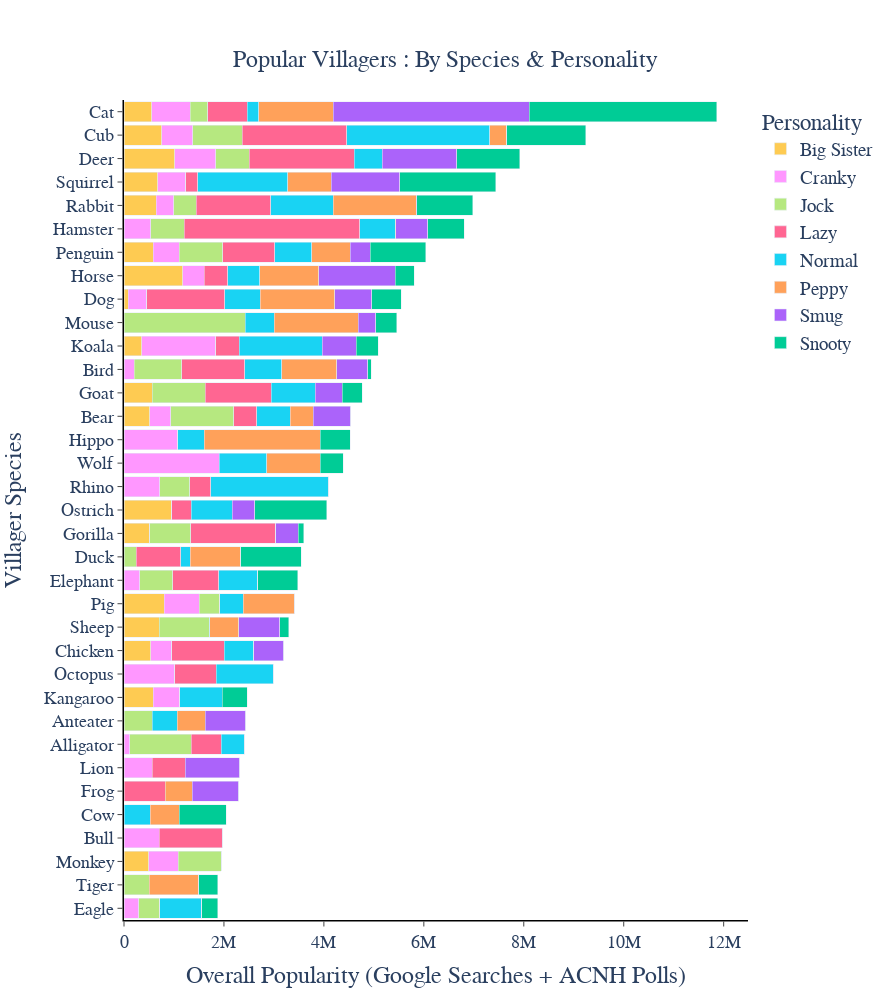

This figure's notebook cell:
### Code cell
fig2 = px.bar(personality_species, color="Personality",title= "Popular Villagers: What Species are they?",
              color_discrete_sequence=px.colors.qualitative.Plotly_r,orientation='h')
fig2.update_traces(textfont_size=18,width=0.85)
fig2.update_layout(font=dict(size=20),title_font_size=24,legend_font_size=19,width=1000,height=600,font_family="Courier",yaxis_title="Villager Species",xaxis_title="Overall Popularity (Google Searches + ACNH Polls)")
fig2.update_layout(height=1000,width=890,autosize=False,font_family="Helvetica",plot_bgcolor='white')
fig2.update_xaxes(showgrid=False,showline=True, tickfont_size=18,ticks='outside',linecolor="black",linewidth=1.5)
fig2.update_yaxes(showgrid=False,showline=True, tickfont_size=18,ticks='outside',linecolor="black",linewidth=1.5)
fig2.update_layout(
    title={
        'text': "Popular Villagers : By Species & Personality",
        'y':0.95,
        'x':0.5})
fig2.update_layout(barmode='stack', yaxis={'categoryorder':'total ascending'})
fig2.show()

### Figure 1 — Plotly figure (JSON) as saved in the notebook; plotly's stock layout.template omitted (floating-point values rounded to 4 significant figures)
{"data": [{"alignmentgroup": "True", "hovertemplate": "Personality=Big Sister<br>value=%{x}<br>Species=%{y}<extra></extra>", "legendgroup": "Big Sister", "marker": {"color": "#FECB52", "pattern": {"shape": ""}}, "name": "Big Sister", "offsetgroup": "Big Sister", "orientation": "h", "showlegend": true, "textfont": {"size": 18}, "textposition": "auto", "type": "bar", "width": 0.85, "x": [0, 0, 512677, 0, 0, 551374, 539501, 0, 751172, 1012800, 85095, 0, 0, 0, 608, 566324, 510261, 0, 0, 1180429, 586930, 357344, 0, 497227, 0, 0, 955914, 586248, 808618, 641296, 565, 702001, 672834, 0, 0], "xaxis": "x", "y": ["Alligator", "Anteater", "Bear", "Bird", "Bull", "Cat", "Chicken", "Cow", "Cub", "Deer", "Dog", "Duck", "Eagle", "Elephant", "Frog", "Goat", "Gorilla", "Hamster", "Hippo", "Horse", "Kangaroo", "Koala", "Lion", "Monkey", "Mouse", "Octopus", "Ostrich", "Penguin", "Pig", "Rabbit", "Rhino", "Sheep", "Squirrel", "Tiger", "Wolf"], "yaxis": "y"}, {"alignmentgroup": "True", "hovertemplate": "Personality=Cranky<br>value=%{x}<br>Species=%{y}<extra></extra>", "legendgroup": "Cranky", "marker": {"color": "#FF97FF", "pattern": {"shape": ""}}, "name": "Cranky", "offsetgroup": "Cranky", "orientation": "h", "showlegend": true, "textfont": {"size": 18}, "textposition": "auto", "type": "bar", "width": 0.85, "x": [118732, 240, 426556, 202975, 706858, 772129, 417163, 0, 622814, 818933, 372286, 0, 290153, 313514, 1163, 254, 581, 538758, 1078069, 423408, 526071, 1479551, 568723, 585594, 310, 1015059, 0, 515474, 699561, 351599, 718094, 0, 558796, 615, 1905935], "xaxis": "x", "y": ["Alligator", "Anteater", "Bear", "Bird", "Bull", "Cat", "Chicken", "Cow", "Cub", "Deer", "Dog", "Duck", "Eagle", "Elephant", "Frog", "Goat", "Gorilla", "Hamster", "Hippo", "Horse", "Kangaroo", "Koala", "Lion", "Monkey", "Mouse", "Octopus", "Ostrich", "Penguin", "Pig", "Rabbit", "Rhino", "Sheep", "Squirrel", "Tiger", "Wolf"], "yaxis": "y"}, {"alignmentgroup": "True", "hovertemplate": "Personality=Jock<br>value=%{x}<br>Species=%{y}<extra></extra>", "legendgroup": "Jock", "marker": {"color": "#B6E880", "pattern": {"shape": ""}}, "name": "Jock", "offsetgroup": "Jock", "orientation": "h", "showlegend": true, "textfont": {"size": 18}, "textposition": "auto", "type": "bar", "width": 0.85, "x": [1231296, 561730, 1253516, 957328, 394, 351669, 486, 0, 988624, 678263, 801, 247930, 422366, 659873, 2320, 1062403, 820922, 671351, 824, 503, 0, 1234, 639, 863778, 2424545, 0, 1014, 878124, 408874, 448306, 592999, 1007814, 524, 504561, 0], "xaxis": "x", "y": ["Alligator", "Anteater", "Bear", "Bird", "Bull", "Cat", "Chicken", "Cow", "Cub", "Deer", "Dog", "Duck", "Eagle", "Elephant", "Frog", "Goat", "Gorilla", "Hamster", "Hippo", "Horse", "Kangaroo", "Koala", "Lion", "Monkey", "Mouse", "Octopus", "Ostrich", "Penguin", "Pig", "Rabbit", "Rhino", "Sheep", "Squirrel", "Tiger", "Wolf"], "yaxis": "y"}, {"alignmentgroup": "True", "hovertemplate": "Personality=Lazy<br>value=%{x}<br>Species=%{y}<extra></extra>", "legendgroup": "Lazy", "marker": {"color": "#FF6692", "pattern": {"shape": ""}}, "name": "Lazy", "offsetgroup": "Lazy", "orientation": "h", "showlegend": true, "textfont": {"size": 18}, "textposition": "auto", "type": "bar", "width": 0.85, "x": [594528, 0, 459957, 1255470, 1268310, 786224, 1049896, 0, 2091325, 2094844, 1555704, 887211, 0, 917971, 817591, 1315245, 1703322, 3506622, 0, 475782, 0, 465486, 660301, 953, 825, 830442, 390696, 1038464, 757, 1497602, 428691, 0, 246794, 0, 0], "xaxis": "x", "y": ["Alligator", "Anteater", "Bear", "Bird", "Bull", "Cat", "Chicken", "Cow", "Cub", "Deer", "Dog", "Duck", "Eagle", "Elephant", "Frog", "Goat", "Gorilla", "Hamster", "Hippo", "Horse", "Kangaroo", "Koala", "Lion", "Monkey", "Mouse", "Octopus", "Ostrich", "Penguin", "Pig", "Rabbit", "Rhino", "Sheep", "Squirrel", "Tiger", "Wolf"], "yaxis": "y"}, {"alignmentgroup": "True", "hovertemplate": "Personality=Normal<br>value=%{x}<br>Species=%{y}<extra></extra>", "legendgroup": "Normal", "marker": {"color": "#19D3F3", "pattern": {"shape": ""}}, "name": "Normal", "offsetgroup": "Normal", "orientation": "h", "showlegend": true, "textfont": {"size": 18}, "textposition": "auto", "type": "bar", "width": 0.85, "x": [469964, 500011, 676464, 737740, 0, 239531, 587678, 523738, 2869752, 563148, 709147, 187705, 838464, 780049, 3284, 883117, 0, 713798, 528834, 635978, 857018, 1667673, 0, 732, 582218, 1142223, 814904, 736605, 469863, 1253151, 2357821, 2390, 1798529, 0, 946632], "xaxis": "x", "y": ["Alligator", "Anteater", "Bear", "Bird", "Bull", "Cat", "Chicken", "Cow", "Cub", "Deer", "Dog", "Duck", "Eagle", "Elephant", "Frog", "Goat", "Gorilla", "Hamster", "Hippo", "Horse", "Kangaroo", "Koala", "Lion", "Monkey", "Mouse", "Octopus", "Ostrich", "Penguin", "Pig", "Rabbit", "Rhino", "Sheep", "Squirrel", "Tiger", "Wolf"], "yaxis": "y"}, {"alignmentgroup": "True", "hovertemplate": "Personality=Peppy<br>value=%{x}<br>Species=%{y}<extra></extra>", "legendgroup": "Peppy", "marker": {"color": "#FFA15A", "pattern": {"shape": ""}}, "name": "Peppy", "offsetgroup": "Peppy", "orientation": "h", "showlegend": true, "textfont": {"size": 18}, "textposition": "auto", "type": "bar", "width": 0.85, "x": [0, 563836, 453172, 1099005, 0, 1485787, 0, 583411, 334587, 0, 1497107, 1009439, 0, 0, 540287, 0, 0, 5314, 2314638, 1178509, 0, 0, 0, 320, 1682719, 0, 3834, 768477, 1030710, 1661161, 0, 588905, 872157, 986887, 1069551], "xaxis": "x", "y": ["Alligator", "Anteater", "Bear", "Bird", "Bull", "Cat", "Chicken", "Cow", "Cub", "Deer", "Dog", "Duck", "Eagle", "Elephant", "Frog", "Goat", "Gorilla", "Hamster", "Hippo", "Horse", "Kangaroo", "Koala", "Lion", "Monkey", "Mouse", "Octopus", "Ostrich", "Penguin", "Pig", "Rabbit", "Rhino", "Sheep", "Squirrel", "Tiger", "Wolf"], "yaxis": "y"}, {"alignmentgroup": "True", "hovertemplate": "Personality=Smug<br>value=%{x}<br>Species=%{y}<extra></extra>", "legendgroup": "Smug", "marker": {"color": "#AB63FA", "pattern": {"shape": ""}}, "name": "Smug", "offsetgroup": "Smug", "orientation": "h", "showlegend": true, "textfont": {"size": 18}, "textposition": "auto", "type": "bar", "width": 0.85, "x": [0, 814615, 750533, 622800, 0, 3923865, 601213, 0, 0, 1493561, 739484, 410, 388, 0, 930308, 543932, 450665, 643730, 331, 1535362, 0, 673339, 1085878, 0, 348312, 0, 447731, 402219, 173, 742, 0, 819906, 1369850, 0, 2052], "xaxis": "x", "y": ["Alligator", "Anteater", "Bear", "Bird", "Bull", "Cat", "Chicken", "Cow", "Cub", "Deer", "Dog", "Duck", "Eagle", "Elephant", "Frog", "Goat", "Gorilla", "Hamster", "Hippo", "Horse", "Kangaroo", "Koala", "Lion", "Monkey", "Mouse", "Octopus", "Ostrich", "Penguin", "Pig", "Rabbit", "Rhino", "Sheep", "Squirrel", "Tiger", "Wolf"], "yaxis": "y"}, {"alignmentgroup": "True", "hovertemplate": "Personality=Snooty<br>value=%{x}<br>Species=%{y}<extra></extra>", "legendgroup": "Snooty", "marker": {"color": "#00CC96", "pattern": {"shape": ""}}, "name": "Snooty", "offsetgroup": "Snooty", "orientation": "h", "showlegend": true, "textfont": {"size": 18}, "textposition": "auto", "type": "bar", "width": 0.85, "x": [217, 355, 0, 71445, 0, 3752037, 383, 938842, 1582254, 1259905, 590020, 1210894, 323386, 805190, 188, 399597, 108033, 727803, 604490, 380731, 496201, 445468, 0, 189, 421427, 0, 1439223, 1108520, 169, 1124684, 0, 180680, 1921289, 384898, 464757], "xaxis": "x", "y": ["Alligator", "Anteater", "Bear", "Bird", "Bull", "Cat", "Chicken", "Cow", "Cub", "Deer", "Dog", "Duck", "Eagle", "Elephant", "Frog", "Goat", "Gorilla", "Hamster", "Hippo", "Horse", "Kangaroo", "Koala", "Lion", "Monkey", "Mouse", "Octopus", "Ostrich", "Penguin", "Pig", "Rabbit", "Rhino", "Sheep", "Squirrel", "Tiger", "Wolf"], "yaxis": "y"}], "layout": {"autosize": false, "barmode": "stack", "font": {"family": "Helvetica", "size": 20}, "height": 1000, "legend": {"font": {"size": 19}, "title": {"text": "Personality"}, "tracegroupgap": 0}, "plot_bgcolor": "white", "title": {"font": {"size": 24}, "text": "Popular Villagers : By Species & Personality", "x": 0.5, "y": 0.95}, "width": 890, "xaxis": {"anchor": "y", "domain": [0, 1], "linecolor": "black", "linewidth": 1.5, "showgrid": false, "showline": true, "tickfont": {"size": 18}, "ticks": "outside", "title": {"text": "Overall Popularity (Google Searches + ACNH Polls)"}}, "yaxis": {"anchor": "x", "categoryorder": "total ascending", "domain": [0, 1], "linecolor": "black", "linewidth": 1.5, "showgrid": false, "showline": true, "tickfont": {"size": 18}, "ticks": "outside", "title": {"text": "Villager Species"}}}}
